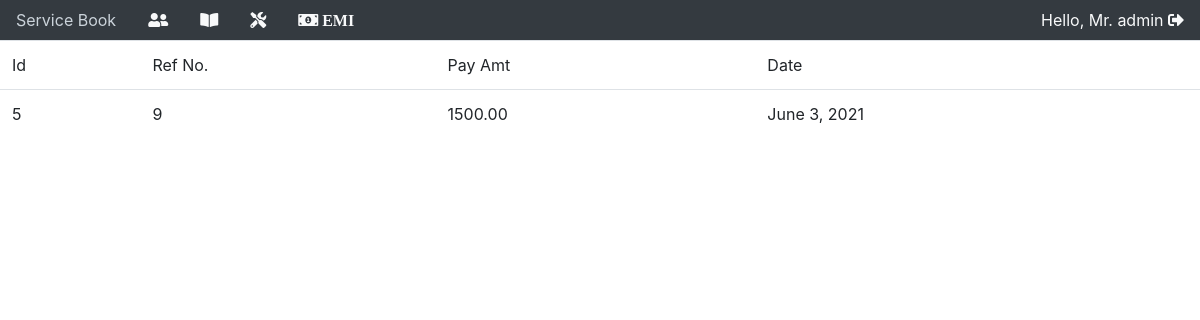
The page /pdata (signed in) on the database as committed earlier.
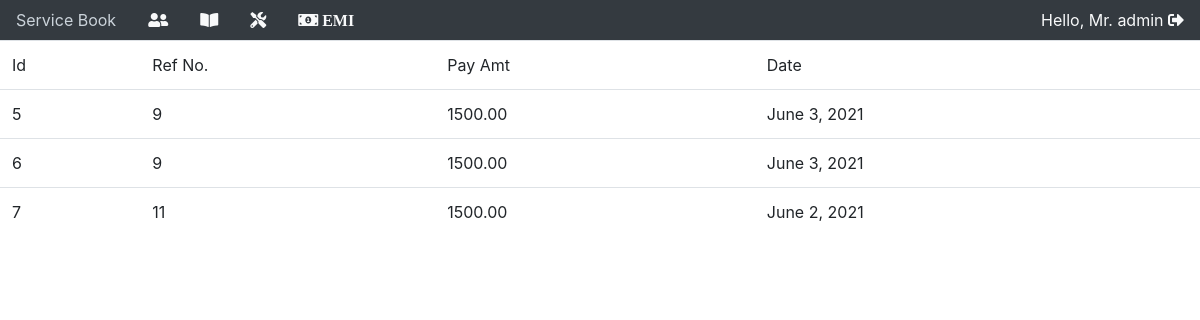
The same page on the database as committed later.
### app/models.py (models this page shows, shortened)
class paymentOnEmi(models.Model):
    refNo = models.IntegerField()
    paidAmount = models.DecimalField(max_digits=10, decimal_places=2)
    paymentDate = models.DateField(auto_now=False, auto_now_add=False)

### app/views.py (the view)
# urls.py: path('pdata', views.pdata, name="pdata"),
@login_required(login_url="/login")
def pdata(request):
    pdd = paymentOnEmi.objects.all()
    return render(request, "pdata.html", {"pdd":pdd})

### templates/pdata.html
{% include "base.html" %} {% block content %}
<table class="table table-hover">
  <thead>
    <tr>
      <td>Id</td>
      <td>Ref No.</td>
      <td>Pay Amt</td>
      <td>Date</td>
    </tr>
  </thead>
  <tbody>
    {% for pd in pdd %}
    <tr>
        <td>{{pd.id}}</td>
      <td>{{pd.refNo}}</td>
      <td>{{pd.paidAmount}}</td>
      <td>{{pd.paymentDate}}</td>
    </tr>
    {% endfor %}
  </tbody>
</table>
{% endblock %}

Rows that differ between the two databases and show on the page:
added paymentOnEmi: id "6", refNo "9", paidAmount "1500.00", paymentDate "June 3, 2021"
added paymentOnEmi: id "7", refNo "11", paidAmount "1500.00", paymentDate "June 2, 2021"
